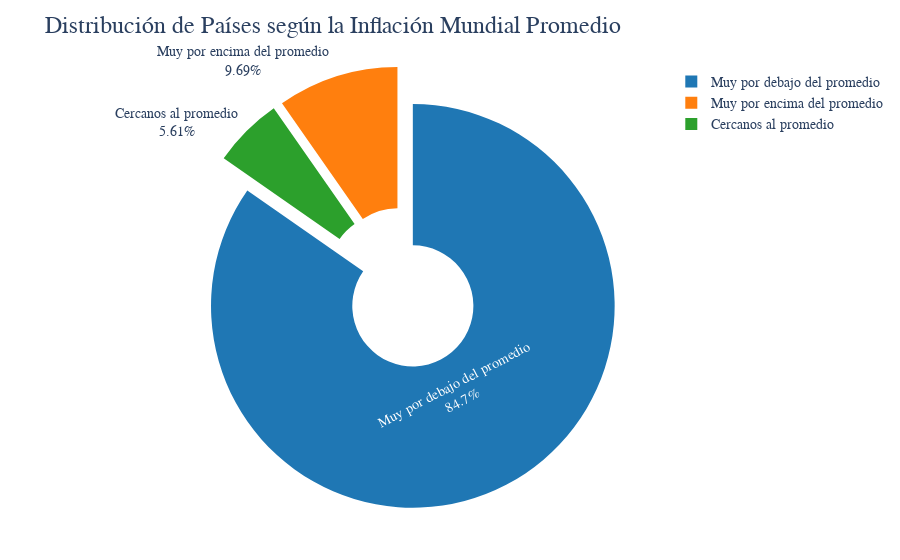

Write notebook code for a chart like this one.
### Markdown cell above
PROMEDIO DE LOS PAISES QUE ESTAB POR DEBAJO, SUPERAN O ESTAN EN EL PROMEDIO DE LA INFLACION MUNDIAL

### Code cell
# Convertir los datos de inflación a valores numéricos
df_numeric = df.drop(columns=["country_name", "indicator_name"]).apply(pd.to_numeric, errors='coerce')

# Calcular la media de inflación por país
mean_inflation_per_country = df_numeric.mean(axis=1, skipna=True)

df["mean_inflation"] = mean_inflation_per_country

# Calcular la inflación mundial promedio
global_mean_inflation = mean_inflation_per_country.mean()

# Definir umbrales para clasificaciones
threshold = global_mean_inflation * 0.2  # 20% de variación respecto al promedio

# Clasificar los países según la inflación
# Países por debajo del promedio
far_below_mean = (mean_inflation_per_country < (global_mean_inflation - threshold)).sum()

# Países cercanos al promedio
near_mean = ((mean_inflation_per_country >= (global_mean_inflation - threshold)) & 
             (mean_inflation_per_country <= (global_mean_inflation + threshold))).sum()

# Países por encima del promedio
far_above_mean = (mean_inflation_per_country > (global_mean_inflation + threshold)).sum()

# Crear etiquetas y valores para el gráfico
labels = ["Muy por debajo del promedio", "Cercanos al promedio", "Muy por encima del promedio"]
values = [far_below_mean, near_mean, far_above_mean]

# Gráfico circular dinámico con Plotly
fig_pie = px.pie(
    names=labels, 
    values=values, 
    title="Distribución de Países según la Inflación Mundial Promedio", 
    color_discrete_sequence=["#1f77b4", "#ff7f0e", "#2ca02c"],  # Colores personalizados
    hole=0.3  # Hacerlo un gráfico de dona para mayor atractivo visual
)

# Personalización del gráfico para hacerlo más dinámico
fig_pie.update_traces(
    hoverinfo="label+percent",  # Mostrar porcentaje y etiqueta al hacer hover
    textinfo="percent+label",  # Mostrar el porcentaje y la etiqueta en el gráfico
    pull=[0.1, 0.1, 0.1]  # Desplazar ligeramente las secciones para una mejor visualización
)

# Mejorar la apariencia general
fig_pie.update_layout(
    title_font_size=24,  # Tamaño de la fuente del título
    font=dict(family="Arial, sans-serif", size=14),  # Tipo de letra y tamaño
    paper_bgcolor="white",  # Fondo blanco para mejorar la visibilidad
    plot_bgcolor="white",  # Fondo del gráfico blanco
    margin=dict(t=50, b=50, l=50, r=50),  # Márgenes ajustados para mayor espacio
)

# Guardar el gráfico como archivo HTML
fig_pie.write_html("Distribucion_Inflacion_Mundial_Promedio.html")

# Mostrar el gráfico
fig_pie.show()

### Figure 1 — Plotly figure (JSON) as saved in the notebook; plotly's stock layout.template omitted (floating-point values rounded to 4 significant figures)
{"data": [{"domain": {"x": [0, 1], "y": [0, 1]}, "hole": 0.3, "hoverinfo": "label+percent", "hovertemplate": "label=%{label}<br>value=%{value}<extra></extra>", "labels": ["Muy por debajo del promedio", "Cercanos al promedio", "Muy por encima del promedio"], "legendgroup": "", "name": "", "pull": [0.1, 0.1, 0.1], "showlegend": true, "textinfo": "percent+label", "type": "pie", "values": [166, 11, 19]}], "layout": {"font": {"family": "Arial, sans-serif", "size": 14}, "legend": {"tracegroupgap": 0}, "margin": {"b": 50, "l": 50, "r": 50, "t": 50}, "paper_bgcolor": "white", "piecolorway": ["#1f77b4", "#ff7f0e", "#2ca02c"], "plot_bgcolor": "white", "title": {"font": {"size": 24}, "text": "Distribución de Países según la Inflación Mundial Promedio"}}}
